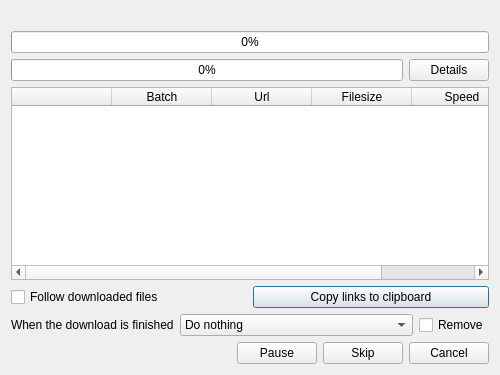
<?xml version="1.0" encoding="UTF-8"?>
<ui version="4.0">
 <class>BatchWindow</class>
 <widget class="QDialog" name="BatchWindow">
  <property name="geometry">
   <rect>
    <x>0</x>
    <y>0</y>
    <width>500</width>
    <height>375</height>
   </rect>
  </property>
  <property name="sizePolicy">
   <sizepolicy hsizetype="Ignored" vsizetype="Minimum">
    <horstretch>0</horstretch>
    <verstretch>0</verstretch>
   </sizepolicy>
  </property>
  <property name="windowTitle">
   <string>Batch download</string>
  </property>
  <property name="windowIcon">
   <iconset resource="../../resources/resources.qrc">
    <normaloff>:/images/icon.ico</normaloff>:/images/icon.ico</iconset>
  </property>
  <property name="modal">
   <bool>false</bool>
  </property>
  <layout class="QGridLayout" name="gridLayout" columnstretch="1,0,0">
   <item row="3" column="0" colspan="3">
    <widget class="QWidget" name="details" native="true">
     <property name="sizePolicy">
      <sizepolicy hsizetype="Expanding" vsizetype="Expanding">
       <horstretch>0</horstretch>
       <verstretch>0</verstretch>
      </sizepolicy>
     </property>
     <layout class="QVBoxLayout" name="verticalLayout">
      <property name="leftMargin">
       <number>0</number>
      </property>
      <property name="topMargin">
       <number>0</number>
      </property>
      <property name="rightMargin">
       <number>0</number>
      </property>
      <property name="bottomMargin">
       <number>0</number>
      </property>
      <item>
       <widget class="QTableWidget" name="tableWidget">
        <property name="editTriggers">
         <set>QAbstractItemView::NoEditTriggers</set>
        </property>
        <property name="showDropIndicator" stdset="0">
         <bool>false</bool>
        </property>
        <property name="dragDropOverwriteMode">
         <bool>false</bool>
        </property>
        <property name="verticalScrollMode">
         <enum>QAbstractItemView::ScrollPerPixel</enum>
        </property>
        <property name="horizontalScrollMode">
         <enum>QAbstractItemView::ScrollPerPixel</enum>
        </property>
        <attribute name="horizontalHeaderHighlightSections">
         <bool>false</bool>
        </attribute>
        <attribute name="verticalHeaderVisible">
         <bool>false</bool>
        </attribute>
        <attribute name="verticalHeaderDefaultSectionSize">
         <number>20</number>
        </attribute>
        <column>
         <property name="text">
          <string/>
         </property>
        </column>
        <column>
         <property name="text">
          <string>Batch</string>
         </property>
        </column>
        <column>
         <property name="text">
          <string>Url</string>
         </property>
        </column>
        <column>
         <property name="text">
          <string>Filesize</string>
         </property>
        </column>
        <column>
         <property name="text">
          <string>Speed</string>
         </property>
        </column>
        <column>
         <property name="text">
          <string>Progress</string>
         </property>
        </column>
       </widget>
      </item>
      <item>
       <layout class="QHBoxLayout" name="horizontalLayout_3">
        <item>
         <widget class="QCheckBox" name="checkScrollToDownload">
          <property name="text">
           <string>Follow downloaded files</string>
          </property>
         </widget>
        </item>
        <item>
         <widget class="QPushButton" name="buttonCopyToClipboard">
          <property name="text">
           <string>Copy links to clipboard</string>
          </property>
         </widget>
        </item>
       </layout>
      </item>
      <item>
       <layout class="QHBoxLayout" name="horizontalLayout_2" stretch="0,1,0">
        <item>
         <widget class="QLabel" name="label">
          <property name="text">
           <string>When the download is finished</string>
          </property>
         </widget>
        </item>
        <item>
         <widget class="QComboBox" name="comboEnd">
          <item>
           <property name="text">
            <string>Do nothing</string>
           </property>
          </item>
          <item>
           <property name="text">
            <string>Close window</string>
           </property>
          </item>
          <item>
           <property name="text">
            <string>Open CD tray</string>
           </property>
          </item>
          <item>
           <property name="text">
            <string>Open destination folder</string>
           </property>
          </item>
          <item>
           <property name="text">
            <string>Play a sound</string>
           </property>
          </item>
          <item>
           <property name="text">
            <string>Shutdown</string>
           </property>
          </item>
         </widget>
        </item>
        <item>
         <widget class="QCheckBox" name="checkRemove">
          <property name="text">
           <string>Remove</string>
          </property>
         </widget>
        </item>
       </layout>
      </item>
     </layout>
    </widget>
   </item>
   <item row="2" column="2">
    <widget class="QPushButton" name="buttonDetails">
     <property name="text">
      <string>Details</string>
     </property>
     <property name="checkable">
      <bool>true</bool>
     </property>
    </widget>
   </item>
   <item row="5" column="0" colspan="3">
    <layout class="QHBoxLayout" name="horizontalLayout" stretch="1,1,0,0,0">
     <item>
      <widget class="QLabel" name="labelImages">
       <property name="text">
        <string/>
       </property>
      </widget>
     </item>
     <item>
      <widget class="QLabel" name="labelSpeed">
       <property name="text">
        <string/>
       </property>
      </widget>
     </item>
     <item>
      <widget class="QPushButton" name="buttonPause">
       <property name="text">
        <string>Pause</string>
       </property>
      </widget>
     </item>
     <item>
      <widget class="QPushButton" name="buttonSkip">
       <property name="text">
        <string>Skip</string>
       </property>
      </widget>
     </item>
     <item>
      <widget class="QPushButton" name="cancelButton">
       <property name="text">
        <string>Cancel</string>
       </property>
      </widget>
     </item>
    </layout>
   </item>
   <item row="0" column="0" colspan="3">
    <widget class="QLabel" name="labelMessage">
     <property name="sizePolicy">
      <sizepolicy hsizetype="Preferred" vsizetype="Fixed">
       <horstretch>0</horstretch>
       <verstretch>0</verstretch>
      </sizepolicy>
     </property>
     <property name="text">
      <string/>
     </property>
    </widget>
   </item>
   <item row="2" column="0" colspan="2">
    <widget class="QProgressBar" name="progressCurrent">
     <property name="value">
      <number>0</number>
     </property>
     <property name="format">
      <string notr="true">%p%</string>
     </property>
    </widget>
   </item>
   <item row="1" column="0" colspan="3">
    <widget class="QProgressBar" name="progressTotal">
     <property name="value">
      <number>0</number>
     </property>
    </widget>
   </item>
  </layout>
 </widget>
 <tabstops>
  <tabstop>buttonDetails</tabstop>
  <tabstop>tableWidget</tabstop>
  <tabstop>comboEnd</tabstop>
  <tabstop>checkRemove</tabstop>
  <tabstop>buttonPause</tabstop>
  <tabstop>cancelButton</tabstop>
 </tabstops>
 <resources>
  <include location="../../resources/resources.qrc"/>
 </resources>
 <connections>
  <connection>
   <sender>buttonCopyToClipboard</sender>
   <signal>clicked()</signal>
   <receiver>BatchWindow</receiver>
   <slot>copyToClipboard()</slot>
   <hints>
    <hint type="sourcelabel">
     <x>98</x>
     <y>277</y>
    </hint>
    <hint type="destinationlabel">
     <x>136</x>
     <y>236</y>
    </hint>
   </hints>
  </connection>
  <connection>
   <sender>cancelButton</sender>
   <signal>clicked()</signal>
   <receiver>BatchWindow</receiver>
   <slot>reject()</slot>
   <hints>
    <hint type="sourcelabel">
     <x>393</x>
     <y>321</y>
    </hint>
    <hint type="destinationlabel">
     <x>425</x>
     <y>327</y>
    </hint>
   </hints>
  </connection>
  <connection>
   <sender>buttonPause</sender>
   <signal>clicked()</signal>
   <receiver>BatchWindow</receiver>
   <slot>pause()</slot>
   <hints>
    <hint type="sourcelabel">
     <x>253</x>
     <y>335</y>
    </hint>
    <hint type="destinationlabel">
     <x>298</x>
     <y>341</y>
    </hint>
   </hints>
  </connection>
  <connection>
   <sender>buttonSkip</sender>
   <signal>clicked()</signal>
   <receiver>BatchWindow</receiver>
   <slot>skip()</slot>
   <hints>
    <hint type="sourcelabel">
     <x>297</x>
     <y>320</y>
    </hint>
    <hint type="destinationlabel">
     <x>332</x>
     <y>309</y>
    </hint>
   </hints>
  </connection>
 </connections>
 <slots>
  <slot>copyToClipboard()</slot>
  <slot>pause()</slot>
  <slot>skip()</slot>
 </slots>
</ui>
